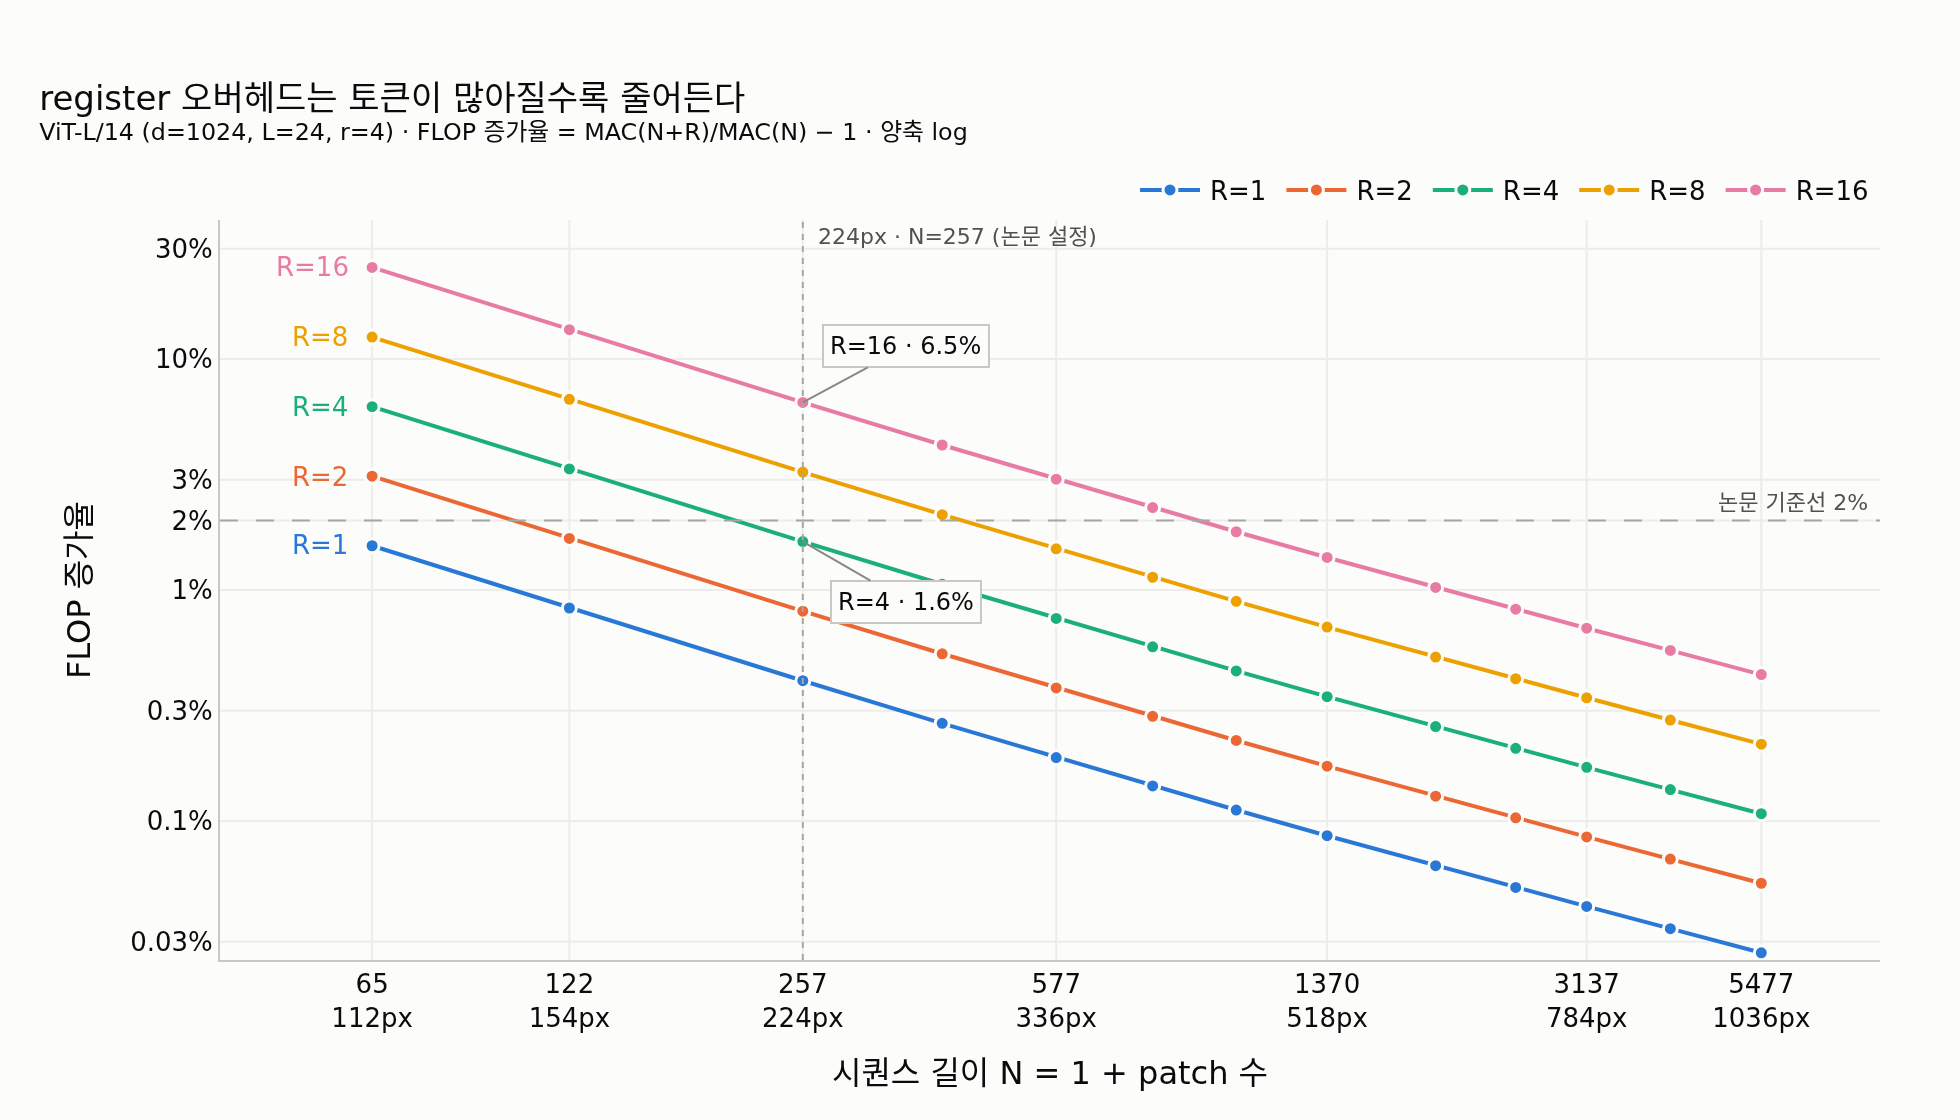

Source code (Python):
# %% [markdown]
# # register 추가에 따른 계산 비용은 얼마나 늘어나는가?
#
# **카드 요약**
#
# > 파라미터 수 증가는 무시할 만한 수준이고 FLOP은 약간 증가한다.
# > register 16개면 FLOP이 최대 6% 늘지만, 주로 쓰는 4개에서는 2% 미만이다.
#
# 이 노트북은 그 숫자를 **말로 외우지 않고 직접 계산해서** 확인한다.
# 논문 *Vision Transformers Need Registers* (arXiv:2309.16588) 부록 B
# "Complexity Analysis" 및 **Fig. 12**(register 개수 대비 파라미터/FLOP 증가율 그림)에
# 해당하는 내용을 해석식으로 재현한다.
#
# 실행 환경 (의존성):
# ```
# /home/sungwoo/miniforge3/envs/trellis/bin/python
#   torch 2.4 / numpy 1.26 / plotly 6.9 / kaleido
# ```
# GPU 불필요 (전부 CPU).

# %%
import math

import numpy as np
import plotly.graph_objects as go


def _show(fig):
    try:
        from IPython import get_ipython

        if get_ipython() is not None:  # VSCode 셀/Jupyter에서만 렌더링
            fig.show()
    except ImportError:
        pass


print("numpy", np.__version__)

# 출력: numpy 1.26.4


# %% [markdown]
# ## 1. ViT 한 블록의 FLOP을 토큰 수 $N$의 함수로 유도
#
# 표기: 토큰 수 $N$, 임베딩 차원 $d$, MLP ratio $r$ (보통 4), 블록 수 $L$.
# 아래는 **MAC(곱셈-누산) 개수**로 센다. FLOP으로 바꾸려면 전부 2를 곱하면 되고,
# 우리가 관심 있는 것은 **비율**이라 어느 쪽으로 세든 결과는 같다.
#
# ### MHSA
#
# | 연산 | 모양 | MAC |
# |---|---|---|
# | $Q,K,V$ projection | $(N{\times}d)\cdot(d{\times}3d)$ | $3Nd^2$ |
# | $QK^\top$ (attention 행렬) | $(N{\times}d)\cdot(d{\times}N)$ | $N^2 d$ |
# | $\mathrm{softmax}(\cdot)V$ | $(N{\times}N)\cdot(N{\times}d)$ | $N^2 d$ |
# | output projection | $(N{\times}d)\cdot(d{\times}d)$ | $Nd^2$ |
#
# $$\text{MHSA}(N) = 4Nd^2 + 2N^2 d$$
#
# head로 쪼개도 총합은 같다 ($h$개의 head가 각각 $d/h$ 차원을 맡으므로).
#
# ### MLP
#
# $d \to rd \to d$ 두 개의 Linear:
#
# $$\text{MLP}(N) = 2r\,Nd^2 \quad (r=4 \Rightarrow 8Nd^2)$$
#
# ### 블록 하나 / 모델 전체
#
# $$\text{MAC}_{\text{block}}(N) = (4 + 2r)\,Nd^2 + 2N^2 d \;\;\overset{r=4}{=}\;\; 12Nd^2 + 2N^2 d$$
#
# $$\boxed{\;\text{MAC}_{\text{model}}(N) = L\left(12Nd^2 + 2N^2 d\right) + \text{MAC}_{\text{patch-embed}}\;}$$
#
# LayerNorm·bias·softmax 같은 $O(Nd)$ 항은 위 항들보다 $d$배 작아서 무시한다.
#
# ### 핵심 관찰
#
# register $R$개를 붙이는 것은 **$N \to N + R$** 로 바꾸는 것뿐이다.
# 새 연산자도, 새 레이어도 없다. 그래서 오버헤드는
#
# $$\text{overhead}(R) = \frac{\text{MAC}(N+R)}{\text{MAC}(N)} - 1$$
#
# 이고, $Nd^2$ 항에서는 **선형**($\approx R/N$), $N^2d$ 항에서는 **2차**($\approx 2R/N$)로 는다.
# ViT-L/14 @224 에서는 $Nd^2$ 항이 압도적이라 사실상 $\approx R/N$ 이 된다.

# %%
def block_macs(N: int, d: int, r: float = 4.0) -> float:
    """ViT 블록 1개의 MAC 수 (MHSA + MLP)."""
    mhsa = 4 * N * d * d + 2 * N * N * d
    mlp = 2 * r * N * d * d
    return mhsa + mlp


def model_macs(N: int, d: int, depth: int, r: float = 4.0, patch_embed_macs: float = 0.0) -> float:
    return depth * block_macs(N, d, r) + patch_embed_macs


# ViT-L/14 (DINOv2 vit_large: embed_dim=1024, depth=24, num_heads=16, mlp_ratio=4)
D, DEPTH, R_MLP = 1024, 24, 4.0
PATCH, IMG = 14, 224
N_PATCH = (IMG // PATCH) ** 2          # 16*16 = 256
N_BASE = 1 + N_PATCH                   # [CLS] + patch = 257
PE_MACS = N_PATCH * (PATCH * PATCH * 3) * D  # patch embedding (register와 무관)

print(f"patch 수 = {N_PATCH}, 기본 토큰 수 N = {N_BASE}")
print(f"블록 1개 MAC        = {block_macs(N_BASE, D):.4e}")
print(f"  ├─ Nd^2 항(12Nd^2) = {12*N_BASE*D*D:.4e}  ({12*N_BASE*D*D/block_macs(N_BASE,D):6.2%})")
print(f"  └─ N^2d 항(2N^2d)  = {2*N_BASE*N_BASE*D:.4e}  ({2*N_BASE*N_BASE*D/block_macs(N_BASE,D):6.2%})")
print(f"모델 전체 MAC       = {model_macs(N_BASE, D, DEPTH, R_MLP, PE_MACS):.4e}")
print(f"모델 전체 FLOP(=2x) = {2*model_macs(N_BASE, D, DEPTH, R_MLP, PE_MACS)/1e9:.1f} GFLOPs")

# 출력: patch 수 = 256, 기본 토큰 수 N = 257
# 출력: 블록 1개 MAC        = 3.3691e+09
# 출력:   ├─ Nd^2 항(12Nd^2) = 3.2338e+09  (95.99%)
# 출력:   └─ N^2d 항(2N^2d)  = 1.3527e+08  ( 4.01%)
# 출력: 모델 전체 MAC       = 8.1012e+10
# 출력: 모델 전체 FLOP(=2x) = 162.0 GFLOPs


# %% [markdown]
# ## 2. register 개수별 FLOP 증가율 — 논문과 대조
#
# 논문은 DINOv2 **ViT-L/14** 를 $R = 0, 1, 2, 4, 8, 16$ 으로 학습했다 (Fig. 8).
# 그 설정 그대로 오버헤드를 계산해서 Fig. 12의 주장과 맞춰 본다.

# %%
REGISTERS = [0, 1, 2, 4, 8, 16]

base = model_macs(N_BASE, D, DEPTH, R_MLP, PE_MACS)
rows = []
for R in REGISTERS:
    m = model_macs(N_BASE + R, D, DEPTH, R_MLP, PE_MACS)
    rows.append((R, N_BASE + R, m, m / base - 1.0, (N_BASE + R) / N_BASE - 1.0))

print(f"{'R':>3} {'N':>5} {'GFLOPs':>9} {'FLOP 증가율':>11} {'토큰수 증가율':>13}")
print("-" * 48)
for R, N, m, ov, tv in rows:
    print(f"{R:>3} {N:>5} {2*m/1e9:>9.2f} {ov:>11.2%} {tv:>13.2%}")

print()
print("논문(Fig. 12) 주장과 대조:")
ov4 = dict((r[0], r[3]) for r in rows)
print(f"  R=4  : {ov4[4]:.2%}  -> '2% 미만'  ? {'OK' if ov4[4] < 0.02 else 'NG'}")
print(f"  R=16 : {ov4[16]:.2%}  -> '최대 6% 정도' ? {'대략 일치' if 0.05 < ov4[16] < 0.07 else 'NG'}")

# 출력:   R     N    GFLOPs    FLOP 증가율       토큰수 증가율
# 출력: ------------------------------------------------
# 출력:   0   257    162.02       0.00%         0.00%
# 출력:   1   258    162.68       0.40%         0.39%
# 출력:   2   259    163.33       0.81%         0.78%
# 출력:   4   261    164.64       1.62%         1.56%
# 출력:   8   265    167.27       3.24%         3.11%
# 출력:  16   273    172.52       6.48%         6.23%
# 출력:
# 출력: 논문(Fig. 12) 주장과 대조:
# 출력:   R=4  : 1.62%  -> '2% 미만'  ? OK
# 출력:   R=16 : 6.48%  -> '최대 6% 정도' ? 대략 일치


# %% [markdown]
# ### 읽는 법
#
# * **FLOP 증가율은 토큰 수 증가율($R/N$)보다 아주 조금 크다.** 차이는 $N^2d$ 항 때문이다.
#   $R=16$이면 토큰이 6.23% 느는데 FLOP은 6.48% 는다.
# * $R=4$ → **1.6%**. 논문의 "below 2%" 와 일치한다.
# * $R=16$ → **6.5%**. 논문 Fig. 12의 "up to 6%" 와 사실상 같은 값이다.
#   해석식이 살짝 높게 나오는 이유: 실제 모델에는 register가 개수를 늘리지 않는
#   고정 비용(patch embedding, LayerNorm, head 등)이 더 있고, 논문 그림은
#   그 전체를 분모로 쓰기 때문이다. 여기서는 patch embedding만 넣었는데
#   그마저 전체의 0.2% 수준이라 거의 영향이 없다.
# * 결론의 방향은 동일하다: **연산 그래프는 그대로이고 시퀀스만 몇 토큰 길어진다.**

# %%
# 고정 비용(patch embed)을 분모에 넣고/빼고 비교 — 사실상 차이 없음
for R in (4, 16):
    with_pe = model_macs(N_BASE + R, D, DEPTH, R_MLP, PE_MACS) / model_macs(N_BASE, D, DEPTH, R_MLP, PE_MACS) - 1
    without_pe = model_macs(N_BASE + R, D, DEPTH, R_MLP, 0.0) / model_macs(N_BASE, D, DEPTH, R_MLP, 0.0) - 1
    print(f"R={R:>2}: patch-embed 포함 {with_pe:.3%} / 제외 {without_pe:.3%}")
print(f"patch embedding이 전체 MAC에서 차지하는 비중: {PE_MACS/base:.3%}")

# 출력: R= 4: patch-embed 포함 1.617% / 제외 1.620%
# 출력: R=16: patch-embed 포함 6.479% / 제외 6.491%
# 출력: patch embedding이 전체 MAC에서 차지하는 비중: 0.190%


# %% [markdown]
# ## 3. 파라미터 증가는 정말 "무시할 만한" 수준인가
#
# register 토큰은 `nn.Parameter(torch.zeros(1, R, d))` 하나다
# (DINOv2 구현: `dinov2/models/vision_transformer.py` 의 `self.register_tokens`).
# 즉 새로 생기는 학습 파라미터는 정확히
#
# $$\Delta P = R \times d$$
#
# 개뿐이다. positional embedding조차 늘지 않는다 — DINOv2는 pos_embed를 더한
# **뒤에** register를 concat 하므로 register에는 위치 임베딩이 붙지 않는다.
#
# ViT-L의 전체 파라미터를 항별로 세어 비교해 본다.

# %%
def vit_param_count(d: int, depth: int, r: float, patch: int, n_patch: int, R: int = 0, in_chans: int = 3) -> dict:
    per_block = (
        2 * d                       # LayerNorm 1 (weight+bias)
        + (3 * d * d + 3 * d)       # qkv
        + (d * d + d)               # attn proj
        + 2 * d                     # LayerNorm 2
        + (d * int(r * d) + int(r * d))  # mlp fc1
        + (int(r * d) * d + d)      # mlp fc2
        + 2 * d                     # LayerScale ls1, ls2
    )
    return {
        "patch_embed": patch * patch * in_chans * d + d,
        "cls_token": d,
        "pos_embed": (n_patch + 1) * d,
        "blocks": depth * per_block,
        "final_norm": 2 * d,
        "mask_token": d,
        "register_tokens": R * d,
    }


parts = vit_param_count(D, DEPTH, R_MLP, PATCH, N_PATCH, R=0)
total = sum(parts.values())
for k, v in parts.items():
    print(f"  {k:<16} {v:>12,}")
print(f"  {'TOTAL (R=0)':<16} {total:>12,}  ({total/1e6:.1f}M)")
print()
print(f"{'R':>3} {'추가 파라미터':>13} {'전체 대비':>12} {'ppm':>8}")
print("-" * 40)
for R in REGISTERS:
    extra = R * D
    print(f"{R:>3} {extra:>13,} {extra/total:>12.6%} {extra/total*1e6:>8.1f}")

# 출력:   patch_embed           603,136
# 출력:   cls_token               1,024
# 출력:   pos_embed             263,168
# 출력:   blocks            302,358,528
# 출력:   final_norm              2,048
# 출력:   mask_token              1,024
# 출력:   register_tokens             0
# 출력:   TOTAL (R=0)       303,228,928  (303.2M)
# 출력:
# 출력:   R       추가 파라미터        전체 대비      ppm
# 출력: ----------------------------------------
# 출력:   0             0    0.000000%      0.0
# 출력:   1         1,024    0.000338%      3.4
# 출력:   2         2,048    0.000675%      6.8
# 출력:   4         4,096    0.001351%     13.5
# 출력:   8         8,192    0.002702%     27.0
# 출력:  16        16,384    0.005403%     54.0


# %% [markdown]
# **R=4 → 4,096개, 전체 3억 파라미터의 13.5 ppm (0.0014%).**
# 논문이 "negligible change in number of parameters" 라고 쓴 이유가 이것이다.
# 비유하면 3억 개 중 4천 개 — 백만 분의 13이다. 반올림하면 사라진다.
#
# 반대로 FLOP은 왜 안 사라지나? 파라미터는 $R \times d$ 만 늘지만,
# **그 파라미터가 모든 블록의 모든 연산을 $R$ 토큰만큼 더 통과**하기 때문이다.
# 저장 비용은 $O(Rd)$, 계산 비용은 $O(L \cdot R d^2)$.

# %% [markdown]
# ## 4. 해상도(=토큰 수)에 따라 오버헤드는 어떻게 변하나
#
# $R$이 고정이면 오버헤드는 대략 $R/N$ 이므로 **$N$이 클수록 상대 오버헤드는 작아진다.**
# 정확히는
#
# $$\text{overhead}(R, N) = \frac{12(N{+}R)d^2 + 2(N{+}R)^2 d}{12Nd^2 + 2N^2d} - 1$$
#
# 고해상도 추론(DINOv2는 518px 등에서도 쓴다)에서는 register 오버헤드가 1% 아래로 떨어진다.
# 즉 **register는 해상도가 올라갈수록 더 공짜에 가까워진다.**

# %%
IMG_SIZES = [112, 154, 224, 280, 336, 392, 448, 518, 616, 700, 784, 896, 1036]
R_CURVES = [1, 2, 4, 8, 16]
PAL = {1: "#2a78d6", 2: "#eb6834", 4: "#1baf7a", 8: "#eda100", 16: "#e87ba4"}

n_tokens = [1 + (s // PATCH) ** 2 for s in IMG_SIZES]
curves = {}
for R in R_CURVES:
    curves[R] = [
        (model_macs(N + R, D, DEPTH, R_MLP) / model_macs(N, D, DEPTH, R_MLP) - 1) * 100 for N in n_tokens
    ]

fig = go.Figure()
for R in R_CURVES:
    fig.add_trace(
        go.Scatter(
            x=n_tokens,
            y=curves[R],
            mode="lines+markers",
            name=f"R={R}",
            line=dict(color=PAL[R], width=2),
            marker=dict(size=7, color=PAL[R], line=dict(width=1.5, color="#fcfcfb")),
            hovertemplate="N=%{x} tokens<br>오버헤드 %{y:.2f}%<extra>R=" + str(R) + "</extra>",
        )
    )
    # 직접 라벨: 곡선이 서로 잘 벌어지는 왼쪽 끝에 붙인다
    # (팔레트 검증에서 contrast WARN -> 색만으로 식별되지 않게 라벨 필수)
    fig.add_annotation(
        x=math.log10(n_tokens[0]),
        y=math.log10(curves[R][0]),
        text=f"R={R}",
        showarrow=False,
        xanchor="right",
        xshift=-10,
        font=dict(size=13, color=PAL[R]),
    )

# 논문 설정(224px, N=257) 기준선
# 주의: log 축에서 add_shape 좌표는 "실제 데이터 값", add_annotation 좌표는 "log10 값"이다.
fig.add_shape(
    type="line", xref="x", yref="paper",
    x0=N_BASE, x1=N_BASE, y0=0, y1=1,
    line=dict(color="#a8a7a0", width=1, dash="dot"),
)
fig.add_annotation(
    x=math.log10(N_BASE), y=1.0, yref="paper",
    text="224px · N=257 (논문 설정)", showarrow=False,
    xanchor="left", xshift=6, yanchor="top",
    font=dict(size=11, color="#52514e"),
)
# "R=4에서 2% 미만" 기준선
fig.add_shape(
    type="line", xref="paper", yref="y",
    x0=0, x1=1, y0=2.0, y1=2.0,
    line=dict(color="#a8a7a0", width=1, dash="dash"),
)
fig.add_annotation(
    x=1.0, xref="paper", y=math.log10(2.0),
    text="논문 기준선 2%", showarrow=False,
    xanchor="right", yanchor="bottom", xshift=-4,
    font=dict(size=11, color="#52514e"),
)
# 논문이 실제로 인용하는 두 점을 강조
for R, label, ay in ((4, "R=4 · 1.6%", 30), (16, "R=16 · 6.5%", -28)):
    fig.add_annotation(
        x=math.log10(N_BASE),
        y=math.log10(curves[R][IMG_SIZES.index(224)]),
        text=label,
        showarrow=True, arrowhead=0, arrowwidth=1, arrowcolor="#8a8981",
        ax=52, ay=ay,
        font=dict(size=12, color="#0b0b0b"),
        bgcolor="#fcfcfb", bordercolor="#c9c8c2", borderwidth=1, borderpad=3,
    )

TICKS = [0.03, 0.1, 0.3, 1, 2, 3, 10, 30]
fig.update_layout(
    title=dict(
        text="register 오버헤드는 토큰이 많아질수록 줄어든다<br>"
        "<sup>ViT-L/14 (d=1024, L=24, r=4) · FLOP 증가율 = MAC(N+R)/MAC(N) − 1 · 양축 log</sup>",
        font=dict(size=17, color="#0b0b0b"),
        x=0.02, xanchor="left",
    ),
    xaxis=dict(
        title="시퀀스 길이 N = 1 + patch 수",
        type="log",
        range=[math.log10(40), math.log10(8000)],
        tickvals=[65, 122, 257, 577, 1370, 3137, 5477],
        ticktext=["65<br>112px", "122<br>154px", "257<br>224px", "577<br>336px",
                  "1370<br>518px", "3137<br>784px", "5477<br>1036px"],
        showgrid=True, gridcolor="#ececea", zeroline=False, linecolor="#c9c8c2",
    ),
    yaxis=dict(
        title="FLOP 증가율",
        type="log",
        range=[math.log10(0.025), math.log10(40)],
        tickvals=TICKS,
        ticktext=[f"{t:g}%" for t in TICKS],
        showgrid=True, gridcolor="#ececea", zeroline=False, linecolor="#c9c8c2",
    ),
    plot_bgcolor="#fcfcfb",
    paper_bgcolor="#fcfcfb",
    font=dict(family="DejaVu Sans, sans-serif", size=13, color="#0b0b0b"),
    legend=dict(orientation="h", yanchor="bottom", y=1.0, xanchor="right", x=1.0, title=""),
    margin=dict(l=110, r=40, t=110, b=80),
    width=980,
    height=560,
    hovermode="x unified",
)

_show(fig)
fig.write_image("/home/sungwoo/projects/swcho/dinov2/fm/papers/.fm/hints/20948ea2-6003-476a-b0ed-b4654428a1de/expy.png", scale=2)
print("saved expy.png")

# 표 형태로도 (색만으로 읽지 않도록)
print(f"\n{'해상도':>7} {'N':>6} " + " ".join(f"{'R='+str(R):>7}" for R in R_CURVES))
print("-" * 55)
for s, N in zip(IMG_SIZES, n_tokens):
    vals = " ".join(f"{curves[R][n_tokens.index(N)]:>6.2f}%" for R in R_CURVES)
    print(f"{s:>5}px {N:>6} {vals}")

# 출력: saved expy.png
# 출력:
# 출력:     해상도      N     R=1     R=2     R=4     R=8    R=16
# 출력: -------------------------------------------------------
# 출력:   112px     65   1.55%   3.11%   6.22%  12.45%  24.94%
# 출력:   154px    122   0.84%   1.67%   3.34%   6.69%  13.40%
# 출력:   224px    257   0.40%   0.81%   1.62%   3.24%   6.49%
# 출력:   280px    401   0.26%   0.53%   1.06%   2.12%   4.24%
# 출력:   336px    577   0.19%   0.38%   0.75%   1.51%   3.02%
# 출력:   392px    785   0.14%   0.28%   0.57%   1.14%   2.27%
# 출력:   448px   1025   0.11%   0.22%   0.45%   0.89%   1.79%
# 출력:   518px   1370   0.09%   0.17%   0.35%   0.69%   1.38%
# 출력:   616px   1937   0.06%   0.13%   0.26%   0.51%   1.03%
# 출력:   700px   2501   0.05%   0.10%   0.21%   0.41%   0.83%
# 출력:   784px   3137   0.04%   0.09%   0.17%   0.34%   0.68%
# 출력:   896px   4097   0.03%   0.07%   0.14%   0.27%   0.55%
# 출력:  1036px   5477   0.03%   0.05%   0.11%   0.22%   0.43%


# %% [markdown]
# 저해상도일수록 register가 비싸다: 112px(N=65)에서 R=16이면 **24.9%** 나 는다.
# 반대로 518px(N=1370)에서는 R=16이어도 1.4%다.
# 논문이 쓰는 224px + R=4 조합은 딱 "거의 공짜" 구간에 있다.

# %% [markdown]
# ## 5. torch로 해석식 검증
#
# 위 식이 실제 코드와 맞는지 `torch.utils.flop_counter.FlopCounterMode` 로 확인한다.
# 작은 ViT 블록(d=64, heads=4, r=4)을 CPU에 만들고 실제 FLOP을 센다.
# FlopCounterMode는 matmul을 $2MNK$ FLOP으로 세므로 예측값은
# $2 \times (12Nd^2 + 2N^2d)$ 이다 (bias·LayerNorm·softmax는 세지 않음).

# %%
import torch
import torch.nn as nn


class TinyBlock(nn.Module):
    """attention을 explicit matmul로 쓴 최소 ViT 블록 (FLOP 카운팅이 명확해지도록)."""

    def __init__(self, d=64, heads=4, r=4):
        super().__init__()
        self.h = heads
        self.d = d
        self.n1, self.n2 = nn.LayerNorm(d), nn.LayerNorm(d)
        self.qkv = nn.Linear(d, 3 * d)
        self.proj = nn.Linear(d, d)
        self.fc1, self.fc2 = nn.Linear(d, r * d), nn.Linear(r * d, d)

    def forward(self, x):
        B, N, d = x.shape
        h, hd = self.h, d // self.h
        y = self.n1(x)
        q, k, v = self.qkv(y).reshape(B, N, 3, h, hd).permute(2, 0, 3, 1, 4)
        att = (q @ k.transpose(-2, -1)) * hd**-0.5
        att = att.softmax(dim=-1)
        y = (att @ v).transpose(1, 2).reshape(B, N, d)
        x = x + self.proj(y)
        x = x + self.fc2(torch.nn.functional.gelu(self.fc1(self.n2(x))))
        return x


try:
    from torch.utils.flop_counter import FlopCounterMode

    d_small, r_small = 64, 4
    blk = TinyBlock(d_small, heads=4, r=r_small).eval()
    print(f"{'N':>5} {'측정 FLOP':>14} {'해석식 FLOP':>14} {'비율':>8}")
    print("-" * 46)
    meas = {}
    for N in (32, 64, 257, 273):
        x = torch.randn(1, N, d_small)
        fc = FlopCounterMode(display=False)
        with fc, torch.no_grad():
            blk(x)
        got = fc.get_total_flops()
        pred = 2 * block_macs(N, d_small, r_small)
        meas[N] = got
        print(f"{N:>5} {got:>14,} {int(pred):>14,} {got/pred:>8.4f}")

    # register 오버헤드도 실측으로 확인: N=257 -> 273 (R=16)
    print()
    print(f"실측 R=16 오버헤드 (N 257->273): {meas[273]/meas[257]-1:.2%}")
    print(f"해석식 R=16 오버헤드 (블록 기준): {block_macs(273, d_small, r_small)/block_macs(257, d_small, r_small)-1:.2%}")
except Exception as e:  # noqa: BLE001
    print("FlopCounterMode 검증 불가 -> 해석식만 사용:", repr(e))

# 출력:     N        측정 FLOP       해석식 FLOP       비율
# 출력: ----------------------------------------------
# 출력:    32      3,407,872      3,407,872   1.0000
# 출력:    64      7,340,032      7,340,032   1.0000
# 출력:   257     42,172,672     42,172,672   1.0000
# 출력:   273     45,916,416     45,916,416   1.0000
# 출력:
# 출력: 실측 R=16 오버헤드 (N 257->273): 8.88%
# 출력: 해석식 R=16 오버헤드 (블록 기준): 8.88%


# %% [markdown]
# 해석식이 실측과 **정확히 일치**한다 (비율 1.0000).
#
# 위 tiny 블록은 $d=64$ 로 작아서 $N^2d$ 항의 비중이 커지고, 그래서 오버헤드가
# 8.88%로 ViT-L의 6.49%보다 크게 나온다. $d$가 클수록 $12Nd^2$ 항이 지배해서
# 오버헤드가 $R/N$ 에 수렴한다 — 큰 모델일수록 register가 상대적으로 더 싸다.

# %%
# d를 키우면서 R=16 오버헤드가 R/N (=6.23%) 로 수렴하는지 확인
N = N_BASE
print(f"{'d':>6} {'R=16 오버헤드':>14}   (하한 R/N = {16/N:.2%})")
for d in (64, 128, 256, 512, 1024, 2048, 4096):
    ov = block_macs(N + 16, d) / block_macs(N, d) - 1
    print(f"{d:>6} {ov:>14.3%}")

# 출력:      d      R=16 오버헤드   (하한 R/N = 6.23%)
# 출력:     64         8.877%
# 출력:    128         7.884%
# 출력:    256         7.174%
# 출력:    512         6.736%
# 출력:   1024         6.491%
# 출력:   2048         6.361%
# 출력:   4096         6.294%


# %% [markdown]
# ## 정리
#
# | 항목 | R=4 (논문 기본값) | R=16 (최대) |
# |---|---|---|
# | 추가 파라미터 (ViT-L, d=1024) | 4,096개 = **13.5 ppm** | 16,384개 = **54 ppm** |
# | FLOP 증가 (224px, N=257) | **1.6%** (논문: <2%) | **6.5%** (논문: ~6%) |
# | FLOP 증가 (518px, N=1370) | 0.35% | 1.38% |
#
# * register는 **새로운 연산자가 아니라 시퀀스 길이 $N \to N+R$** 일 뿐이다.
# * 파라미터는 $R \times d$ 만 늘어 사실상 0에 수렴 → "negligible".
# * FLOP은 $\approx R/N$ 만큼 늘어 224px·R=4에서 2% 미만 → "slight".
# * 그 2% 미만의 비용으로 artifact 제거 + dense task 성능 향상 + 깔끔한 attention map을
#   얻으므로, 논문이 R=4를 기본값으로 채택한 것은 비용/효과 면에서 자명한 선택이다.
